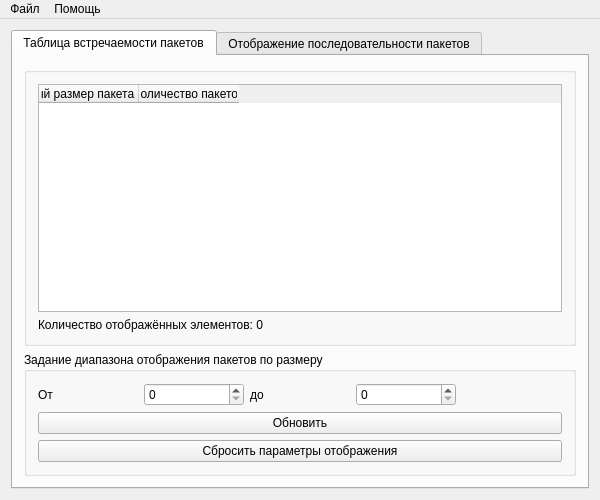
<?xml version="1.0" encoding="UTF-8"?>
<ui version="4.0">
 <class>MainWindow</class>
 <widget class="QMainWindow" name="MainWindow">
  <property name="geometry">
   <rect>
    <x>0</x>
    <y>0</y>
    <width>600</width>
    <height>500</height>
   </rect>
  </property>
  <property name="windowTitle">
   <string>PSMLPacketsAnalyzer</string>
  </property>
  <property name="windowIcon">
   <iconset>
    <normaloff>RTP.ico</normaloff>RTP.ico</iconset>
  </property>
  <widget class="QWidget" name="centralWidget">
   <layout class="QGridLayout" name="gridLayout">
    <item row="0" column="0">
     <widget class="QTabWidget" name="tabWidget">
      <property name="currentIndex">
       <number>0</number>
      </property>
      <widget class="QWidget" name="tab">
       <attribute name="title">
        <string>Таблица встречаемости пакетов</string>
       </attribute>
       <layout class="QGridLayout" name="gridLayout_2">
        <item row="1" column="1">
         <widget class="QGroupBox" name="groupBox_2">
          <property name="title">
           <string/>
          </property>
          <layout class="QGridLayout" name="gridLayout_4">
           <item row="0" column="0">
            <widget class="QTableWidget" name="ListOfPackets">
             <property name="editTriggers">
              <set>QAbstractItemView::NoEditTriggers</set>
             </property>
             <property name="alternatingRowColors">
              <bool>true</bool>
             </property>
             <property name="selectionMode">
              <enum>QAbstractItemView::SingleSelection</enum>
             </property>
             <property name="selectionBehavior">
              <enum>QAbstractItemView::SelectRows</enum>
             </property>
             <property name="sortingEnabled">
              <bool>true</bool>
             </property>
             <attribute name="horizontalHeaderShowSortIndicator" stdset="0">
              <bool>true</bool>
             </attribute>
             <attribute name="verticalHeaderVisible">
              <bool>false</bool>
             </attribute>
             <column>
              <property name="text">
               <string>Примерный размер пакета (в байтах)</string>
              </property>
             </column>
             <column>
              <property name="text">
               <string>Количество пакетов</string>
              </property>
             </column>
            </widget>
           </item>
           <item row="1" column="0">
            <widget class="QLabel" name="ElementsCount">
             <property name="text">
              <string>Количество отображённых элементов: 0</string>
             </property>
            </widget>
           </item>
          </layout>
         </widget>
        </item>
        <item row="4" column="1">
         <widget class="QGroupBox" name="groupBox">
          <property name="title">
           <string>Задание диапазона отображения пакетов по размеру</string>
          </property>
          <layout class="QGridLayout" name="gridLayout_3">
           <item row="1" column="0" colspan="5">
            <widget class="QPushButton" name="pushButton">
             <property name="text">
              <string>Обновить</string>
             </property>
            </widget>
           </item>
           <item row="0" column="2">
            <widget class="QLabel" name="label_2">
             <property name="text">
              <string>до</string>
             </property>
            </widget>
           </item>
           <item row="0" column="0">
            <widget class="QLabel" name="label">
             <property name="text">
              <string>От</string>
             </property>
            </widget>
           </item>
           <item row="2" column="0" colspan="5">
            <widget class="QPushButton" name="pushButton_2">
             <property name="text">
              <string>Сбросить параметры отображения</string>
             </property>
            </widget>
           </item>
           <item row="0" column="1">
            <widget class="QSpinBox" name="MinSpinBox">
             <property name="maximum">
              <number>999999999</number>
             </property>
            </widget>
           </item>
           <item row="0" column="3">
            <widget class="QSpinBox" name="MaxSpinBox">
             <property name="maximum">
              <number>999999999</number>
             </property>
            </widget>
           </item>
          </layout>
         </widget>
        </item>
       </layout>
      </widget>
      <widget class="QWidget" name="tab_2">
       <attribute name="title">
        <string>Отображение последовательности пакетов</string>
       </attribute>
       <layout class="QGridLayout" name="gridLayout_5">
        <item row="0" column="0">
         <widget class="QGroupBox" name="groupBox_3">
          <layout class="QGridLayout" name="gridLayout_6">
           <item row="0" column="0">
            <widget class="QGraphicsView" name="graphicsView"/>
           </item>
           <item row="1" column="0">
            <widget class="QLabel" name="label_5">
             <property name="text">
              <string>Количество отображённых пакетов: 0</string>
             </property>
            </widget>
           </item>
           <item row="2" column="0">
            <widget class="QLabel" name="label_6">
             <property name="text">
              <string>Количество выделеных пакетов: 0</string>
             </property>
            </widget>
           </item>
           <item row="0" column="1">
            <widget class="QSlider" name="verticalSlider">
             <property name="minimum">
              <number>0</number>
             </property>
             <property name="maximum">
              <number>500</number>
             </property>
             <property name="value">
              <number>250</number>
             </property>
             <property name="orientation">
              <enum>Qt::Vertical</enum>
             </property>
             <property name="tickPosition">
              <enum>QSlider::TicksBothSides</enum>
             </property>
             <property name="tickInterval">
              <number>0</number>
             </property>
            </widget>
           </item>
          </layout>
         </widget>
        </item>
        <item row="1" column="0">
         <widget class="QGroupBox" name="groupBox_4">
          <property name="title">
           <string>Задание диапазона размера пакетов(в байтах) для выделения</string>
          </property>
          <layout class="QGridLayout" name="gridLayout_7">
           <item row="0" column="0">
            <widget class="QLabel" name="label_3">
             <property name="text">
              <string>От</string>
             </property>
            </widget>
           </item>
           <item row="0" column="1">
            <widget class="QSpinBox" name="MinSpinBox2">
             <property name="maximum">
              <number>999999999</number>
             </property>
            </widget>
           </item>
           <item row="0" column="2">
            <widget class="QLabel" name="label_4">
             <property name="text">
              <string>до</string>
             </property>
            </widget>
           </item>
           <item row="0" column="3">
            <widget class="QSpinBox" name="MaxSpinBox2">
             <property name="maximum">
              <number>999999999</number>
             </property>
            </widget>
           </item>
           <item row="2" column="0" colspan="4">
            <widget class="QPushButton" name="pushButton_4">
             <property name="text">
              <string>Сбросить выделение</string>
             </property>
            </widget>
           </item>
           <item row="1" column="0" colspan="4">
            <widget class="QPushButton" name="pushButton_3">
             <property name="text">
              <string>Выделить</string>
             </property>
            </widget>
           </item>
          </layout>
         </widget>
        </item>
       </layout>
      </widget>
     </widget>
    </item>
   </layout>
  </widget>
  <widget class="QMenuBar" name="menuBar">
   <property name="geometry">
    <rect>
     <x>0</x>
     <y>0</y>
     <width>600</width>
     <height>21</height>
    </rect>
   </property>
   <widget class="QMenu" name="menuFile">
    <property name="title">
     <string>Файл</string>
    </property>
    <addaction name="separator"/>
    <addaction name="actionOpenFile"/>
   </widget>
   <widget class="QMenu" name="menuHelp">
    <property name="title">
     <string>Помощь</string>
    </property>
    <addaction name="actionAbout_Qt"/>
    <addaction name="action"/>
   </widget>
   <addaction name="menuFile"/>
   <addaction name="menuHelp"/>
  </widget>
  <action name="actionOpenFile">
   <property name="text">
    <string>Открыть файл</string>
   </property>
  </action>
  <action name="actionAbout_Qt">
   <property name="text">
    <string>Про Qt</string>
   </property>
   <property name="menuRole">
    <enum>QAction::AboutQtRole</enum>
   </property>
  </action>
  <action name="actionSave_graph">
   <property name="text">
    <string>Сохранить график</string>
   </property>
  </action>
  <action name="action">
   <property name="text">
    <string>О программе</string>
   </property>
  </action>
 </widget>
 <layoutdefault spacing="6" margin="11"/>
 <resources/>
 <connections/>
</ui>
